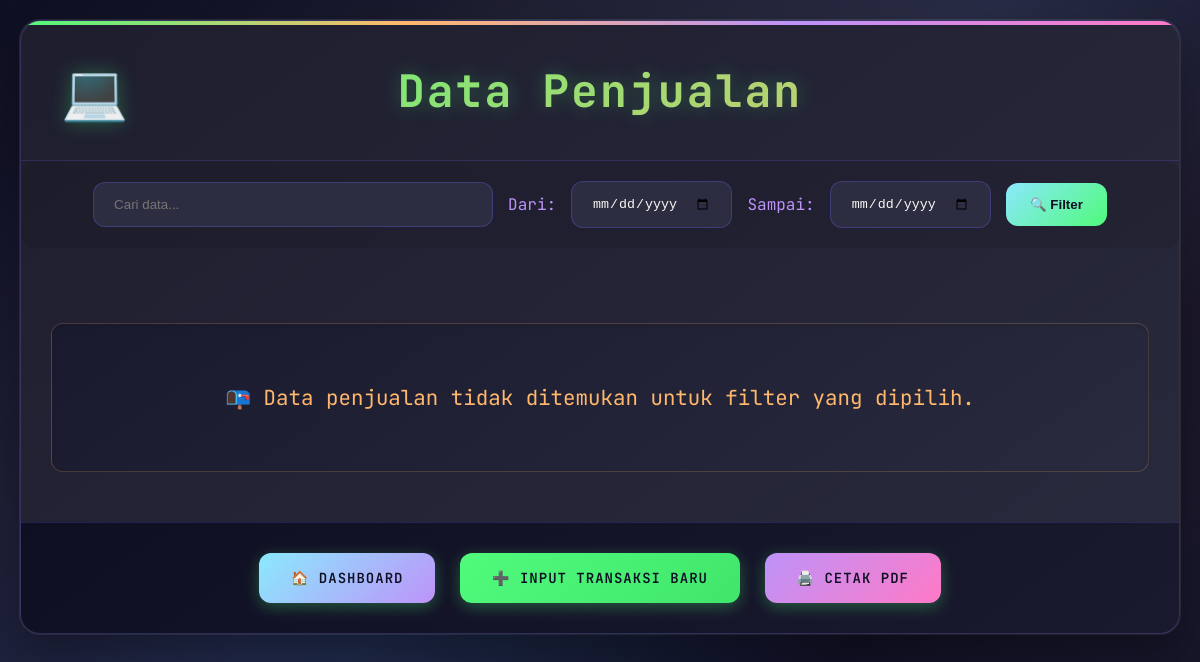
/tampilDataPenjualan.php (signed in), run on an earlier commit of the app's database.
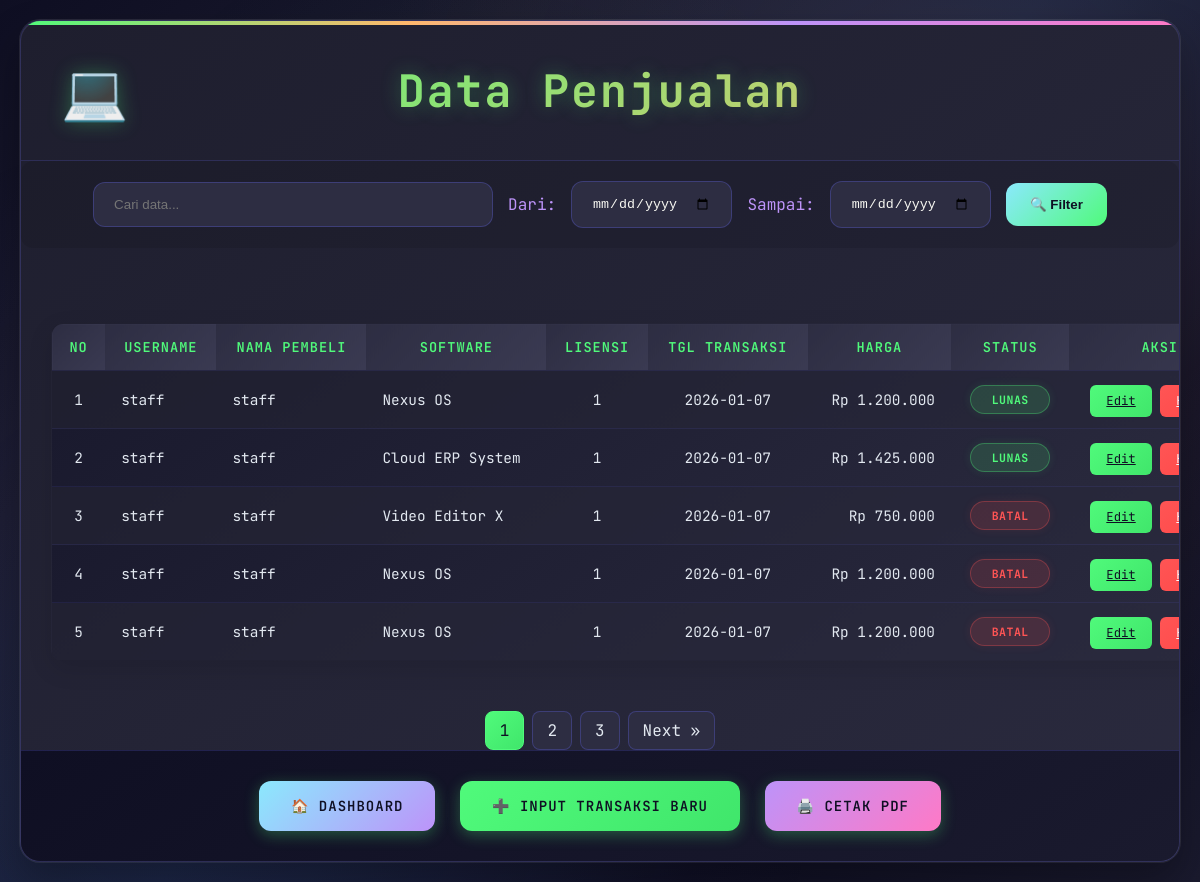
And on a later commit of the database.
### tables this page shows
CREATE TABLE `table_penjualan` (
  `id` int(11) NOT NULL,
  `username` varchar(50) DEFAULT NULL,
  `nama_pembeli` varchar(100) DEFAULT NULL,
  `jumlah_lisensi` int(11) DEFAULT NULL,
  `nama_software` varchar(100) DEFAULT NULL,
  `tanggal_transaksi` date DEFAULT NULL,
  `harga` decimal(15,2) DEFAULT NULL,
  `alamat` text DEFAULT NULL,
  `metode_pembayaran` varchar(50) DEFAULT NULL,
  `no_hp` varchar(20) DEFAULT NULL,
  `tipe_lisensi` varchar(50) DEFAULT NULL,
  `status_pembayaran` enum('Lunas','Pending','Batal') DEFAULT NULL,
  `fitur_tambahan` text DEFAULT NULL,
  `email` varchar(100) DEFAULT NULL,
  `bukti_pembayaran` varchar(255) DEFAULT NULL,
  `profile_picture` varchar(255) DEFAULT NULL
);

### tampilDataPenjualan.php (the view, shortened to what this page needs)
<?php
$isAdmin = (isset($_SESSION['level']) && $_SESSION['level'] == 'admin');
?>
<!DOCTYPE html>
<html lang="id">
<head>
</head>
<body>
    <div class="container">
        <h1>Data Penjualan</h1>
        <div class="search-container" style="padding: 20px; background: rgba(0,0,0,0.1); border-radius: 12px;">
            <form action="" method="GET" style="display: flex; gap: 15px; width: 100%; justify-content: center; align-items: center; flex-wrap: wrap;">
                <input type="text" name="cari" class="search-input" placeholder="Cari data..." value="<?= isset($_GET['cari']) ? htmlspecialchars($_GET['cari']) : '' ?>">
                <label for="start_date" style="color: #bd93f9;">Dari:</label>
                <input type="date" id="start_date" name="start_date" class="search-input" style="width: auto;" value="<?= isset($_GET['start_date']) ? htmlspecialchars($_GET['start_date']) : '' ?>">
                <label for="end_date" style="color: #bd93f9;">Sampai:</label>
                <input type="date" id="end_date" name="end_date" class="search-input" style="width: auto;" value="<?= isset($_GET['end_date']) ? htmlspecialchars($_GET['end_date']) : '' ?>">
                <button type="submit" class="btn-search">🔍 Filter</button>
            </form>
        </div>
        <div class="table-container">
            <?php
            include 'koneksi.php';
            $jumlahDataPerHalaman = 5;
            $halamanAktif = (isset($_GET['halaman']) && (int)$_GET['halaman'] > 0) ? (int)$_GET['halaman'] : 1;
            $awalData = ($jumlahDataPerHalaman * $halamanAktif) - $jumlahDataPerHalaman;
            $where_clauses = [];
            $url_params = [];
            $where = !empty($where_clauses) ? "WHERE " . implode(" AND ", $where_clauses) : "";
            $param_string = http_build_query($url_params);
            $sql_total = "SELECT COUNT(*) as total FROM table_penjualan $where";
            $result_total = $conn->query($sql_total);
            $row_total = $result_total->fetch_assoc();
            $jumlahData = $row_total['total'];
            $jumlahHalaman = ceil($jumlahData / $jumlahDataPerHalaman);
            $sql = "SELECT * FROM table_penjualan $where LIMIT $awalData, $jumlahDataPerHalaman";
            $result = $conn->query($sql);
            if ($result->num_rows > 0) {
                echo "<table><thead><tr>
                    <th>No</th><th>Username</th><th>Nama Pembeli</th><th>Software</th><th>Lisensi</th>
                    <th>Tgl Transaksi</th><th>Harga</th><th>Status</th><th>Aksi</th>
                </tr></thead><tbody>";
                $no = $awalData + 1;
                while($row = $result->fetch_assoc()) {
                    echo "<tr>
                        <td style='text-align:center;'>{$no}</td>
                        <td>{$row['username']}</td>
                        <td>{$row['nama_pembeli']}</td>
                        <td>{$row['nama_software']}</td>
                        <td style='text-align:center;'>{$row['jumlah_lisensi']}</td>
                        <td style='text-align:center;'>{$row['tanggal_transaksi']}</td>
                        <td style='text-align:right;'>Rp " . number_format($row['harga'], 0, ',', '.') . "</td>
                        <td style='text-align:center;'><span class='status-badge status-" . strtolower($row['status_pembayaran']) . "'>{$row['status_pembayaran']}</span></td>
                        <td style='text-align:center; white-space:nowrap;'>";
                if ($isAdmin) {
                    echo "<a href='koreksiDataPenjualan.php?kode={$row['id']}' class='btn-edit'>Edit</a> ";
                    echo "<a href='hapusDataPenjualan.php?kode={$row['id']}' onclick=\"return confirm('Yakin hapus transaksi ini?')\" class='btn-delete'>Hapus</a>";
                } else {
                    echo "<span style='color:#6272a4; font-size:0.8em;'>View Only</span>";
                }
                echo "</td>
                    </tr>";
                    $no++;
                }
                echo "</tbody></table>";
            } else {
                echo "<div class='no-data'>📭 Data penjualan tidak ditemukan untuk filter yang dipilih.</div>";
            }
            ?>
        </div>
        <?php if ($jumlahHalaman > 1): ?>
        <div class="pagination">
            <?php for ($i = 1; $i <= $jumlahHalaman; $i++): ?>
                <a href="?halaman=<?= $i ?>&<?= $param_string ?>" class="<?= ($i == $halamanAktif) ? 'active' : '' ?>"><?= $i ?></a>
            <?php endfor; ?>
            <?php if ($halamanAktif < $jumlahHalaman): ?>
                <a href="?halaman=<?= $halamanAktif + 1 ?>&<?= $param_string ?>">Next &raquo;</a>
            <?php endif; ?>
        </div>
        <?php endif; ?>
        <div class="actions">
            <a href="dashboard.php" class="btn btn-dashboard">🏠 Dashboard</a>
            <a href="tambahDataPenjualan.php" class="btn">➕ Input Transaksi Baru</a>
            <a href="cetakDataPenjualanPdf.php" target="_blank" class="btn btn-print">🖨️ Cetak PDF</a>
        </div>
    </div>
</body>
</html>

What changed in the data, as far as the page shows it:
added table_penjualan: username "staff", nama_pembeli "staff", nama_software "Nexus OS", jumlah_lisensi "1", tanggal_transaksi "2026-01-07", harga "1.200.000", status_pembayaran "LUNAS"
added table_penjualan: username "staff", nama_pembeli "staff", nama_software "Cloud ERP System", jumlah_lisensi "1", tanggal_transaksi "2026-01-07", harga "1.425.000", status_pembayaran "LUNAS"
added table_penjualan: username "staff", nama_pembeli "staff", nama_software "Video Editor X", jumlah_lisensi "1", tanggal_transaksi "2026-01-07", harga "750.000", status_pembayaran "BATAL"
added table_penjualan: username "staff", nama_pembeli "staff", nama_software "Nexus OS", jumlah_lisensi "1", tanggal_transaksi "2026-01-07", harga "1.200.000", status_pembayaran "BATAL"
added table_penjualan: username "staff", nama_pembeli "staff", nama_software "Nexus OS", jumlah_lisensi "1", tanggal_transaksi "2026-01-07", harga "1.200.000", status_pembayaran "BATAL"
Also different on the page:
text no longer shown: "📭 Data penjualan tidak ditemukan untuk filter yang dipilih."
text now shown: "NO USERNAME NAMA PEMBELI SOFTWARE LISENSI TGL TRANSAKSI HARGA STATUS AKSI Next »"
new list line: "1"
new list line: "2"
new list line: "3"
